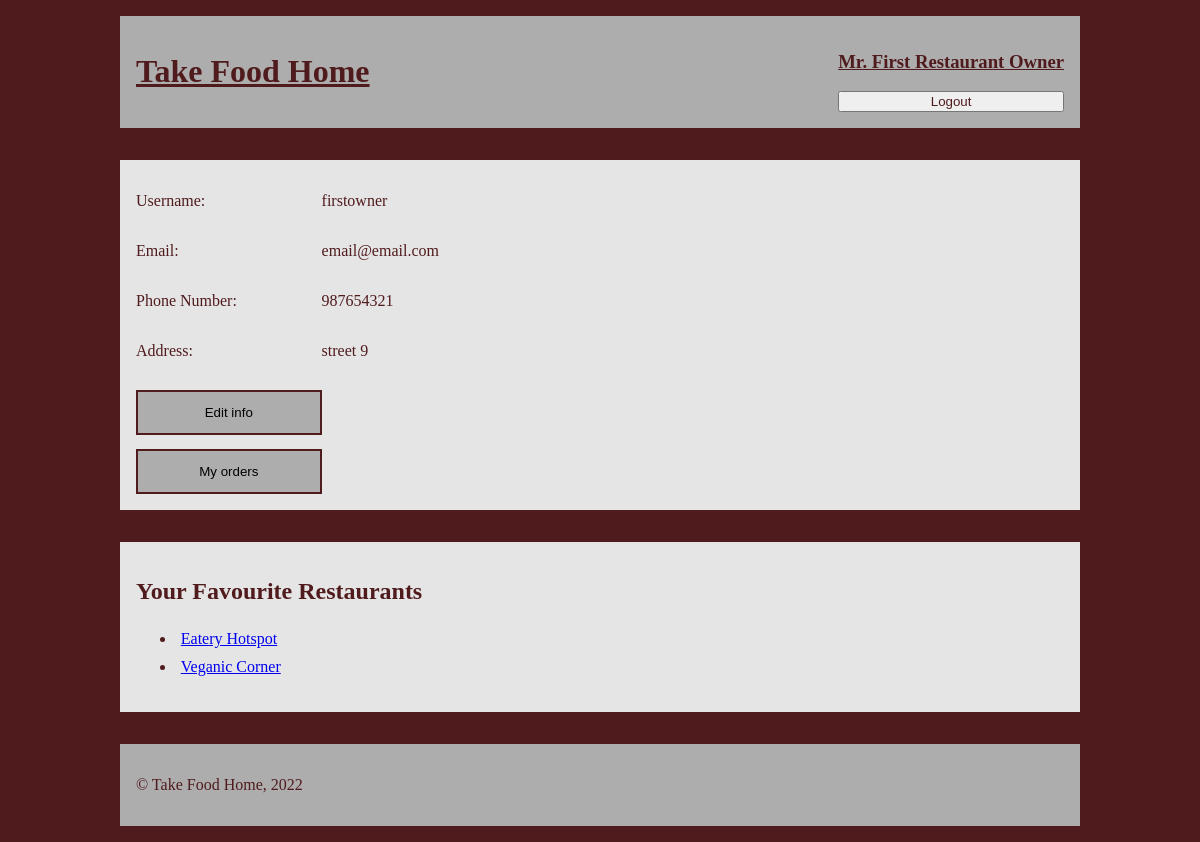
The page /user-info-page.php (signed in) on the database its author committed.
### tables this page shows
CREATE TABLE User(
    userID          INTEGER PRIMARY KEY,
    username        VARCHAR(16) UNIQUE NOT NULL,
    password        VARCHAR(40) NOT NULL,
    name            VARCHAR(32) NOT NULL,
    email           TEXT NOT NULL,
    phoneNumber     CHAR(9) NOT NULL,
    address         TEXT NOT NULL,
    owner           BOOLEAN DEFAULT 0,
    courier         BOOLEAN DEFAULT 0
);

CREATE TABLE Restaurant(
    restaurantID    INTEGER PRIMARY KEY,
    name            VARCHAR(32) UNIQUE NOT NULL,
    description     VARCHAR(500) DEFAULT 'The owner has not provided a description for this restaurant yet.',
    address         VARCHAR(64) UNIQUE NOT NULL,
    email           VARCHAR(32),
    phoneNumber     CHAR(9) NOT NULL,
    category        VARCHAR(16),
    ownerID         INTEGER REFERENCES USER(userID),
    picture        TEXT NOT NULL
);

### user-info-page.php (called while the page is built, shortened)
<?php
    require_once('php/output-functions/user-info/draw-user-info.php');
    require_once('php/output-functions/draw-header.php');
    require_once('php/output-functions/draw-footer.php');
    outputUserInfo();
?>

### database/data-fetching/user.php (called while the page is built, shortened)
<?php
    function getUserbyID($db, $id) {
        $stmt = $db->prepare(
            'SELECT * FROM User
            WHERE userID = :id'
        );
        $stmt->bindParam(':id',$id);
        $stmt->execute();
        $user =$stmt->fetch();
        return $user;
    }
?>

### database/data-fetching/favourites.php (called while the page is built, shortened)
<?php
    function getAllFavourites($db, $userID) {
        $stmt = $db->prepare(
            'SELECT Restaurant.restaurantID, name
            FROM Favourite JOIN Restaurant ON Favourite.restaurantID = Restaurant.restaurantID
            WHERE userID = :userID
            ORDER BY name'
        );
        $stmt->bindParam(':userID', $userID);
        $stmt->execute();
        $favourites = $stmt->fetchAll();
        return $favourites;
    }
?>

### php/output-functions/user-info/draw-user-info.php (the view, shortened to what this page needs)
<?php
    function outputFavouriteRestaurants() {
        require_once('database/db-connection.php');
        require_once('database/data-fetching/favourites.php');
        $db = getDatabaseConnection('database/restaurants.db');
        $favourites = getAllFavourites($db, $_SESSION['userID']); ?>
        <section id="favourite-restaurants">
            <article>
                <h2>Your Favourite Restaurants</h2>
                <ul>
                <?php foreach ($favourites as $favourite) { ?>
                    <li><a href="../restaurant-page.php?id=<?=$favourite['restaurantID']?>"><?=$favourite['name']?></a></li>
                <?php
                } ?>
                </ul>
            </article>
        </section>
    <?php
    }
        $restaurants = getRestaurantbyOwner($db, $_SESSION['userID']); ?>
    <?php
    function outputUserInfo(){
        require_once('database/db-connection.php');
        require_once('database/data-fetching/user.php');
        $db = getDatabaseConnection('database/restaurants.db');
        $user = getUserbyId($db,$_SESSION['userID']); ?>
        <main>
            <section id="userInfo">
                <p>Username:</p>
                <p> <?=$user['username']?></p>
                <p>Email:</p>
                <p> <?=$user['email']?></p>
                <p>Phone Number:</p>
                <p><?=$user['phoneNumber']?></p>
                <p>Address:</p>
                <p><?=$user['address']?></p>
                <button class="button" type="button" onclick="location.href='../user-info-edit-page.php'">Edit info</button>
                <button class="button" id="user-order-button" type="button" onclick="location.href='../user-orders-page.php'">My orders</button>
            </section>
            <?php
            outputFavouriteRestaurants();
            ?>
        </main>
   <?php
   }
?>

### css/style.css (style rules this page uses)
body { --main-color: #501B1D; --background-color: #E5E5E5; --secondary-color: #ADADAD; width: 60em; margin: 1em auto; background-color: var(--main-color); }
.button { background-color: var(--secondary-color); color: black; border: 2px solid var(--main-color); padding: 1em 0em; text-align: center; margin-top: 1em; min-width: 20%; max-height: 3.5em; }
p { word-break: normal; }
main { background-color: var(--main-color); color: var(--main-color); }
main article { background-color: var(--background-color); padding: 1em; margin: 2em 0em; width: auto; overflow: auto; word-break: break-all; }
#user-order-button { grid-column-start: 1; }
#userInfo { display: grid; grid-template-columns: 20% auto; background-color: var(--background-color); margin: 2em 0em; padding: 1em; }
#favourite-restaurants li { padding: 0.3em }

### rows shown on the page
user: username "firstowner", email "email@email.com", phoneNumber "987654321", address "street 9"
restaurant: name "Eatery Hotspot"
restaurant: name "Veganic Corner"

### other values the page prints
$_SESSION['name'] "Mr. First Restaurant Owner"
